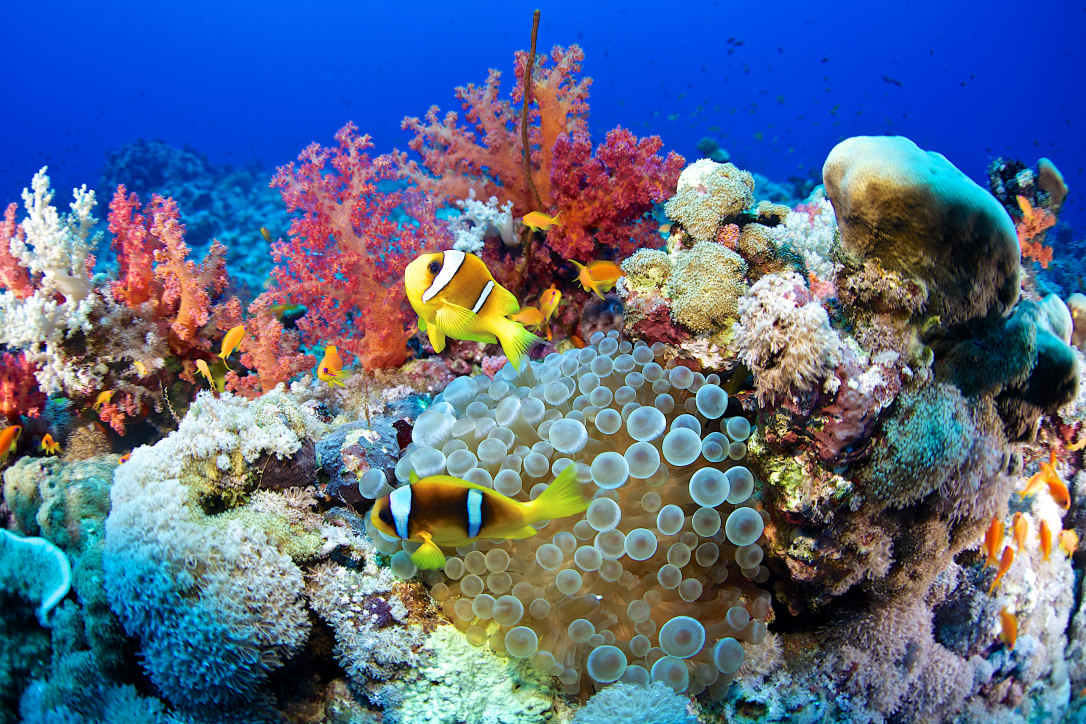
#> input picture image-processing/input/test3.jpg, 5428 x 3618 px (shown at 1/5 size); its folder holds only this picture in this run
$ python -i colour_correction.py   (imports and definitions only)
#> lines starting #> are read from the running program, lines starting #| are printed output that depends on the picture
import numpy as np
import cv2
from .guided_filter import GuidedFilter
from .config import CONFIG

# [99 lines that did not run here, left out]

>>> import cv2
>>> picture = cv2.imread('../input/test3.jpg', cv2.IMREAD_GRAYSCALE)
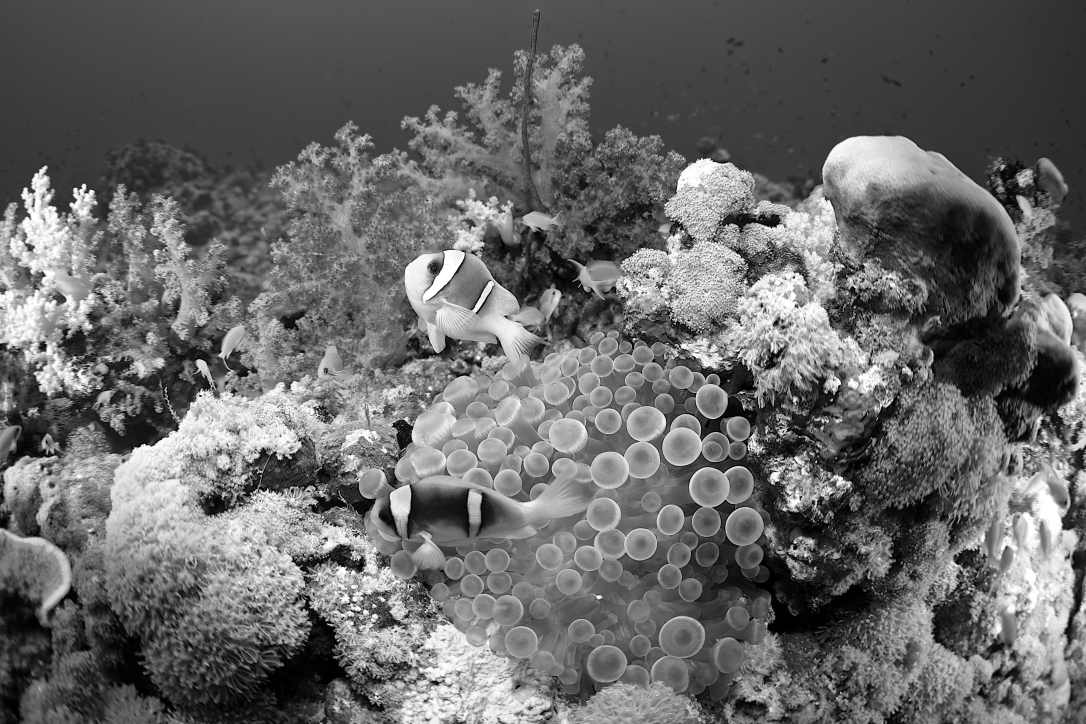
#> picture: shape (3618, 5428) (shown at 1/5 size); min 0, max 255, mean 104.4
#> (the run stopped early here; a loop or call above may not have finished)

$ run again, on image-processing/input/test1.png
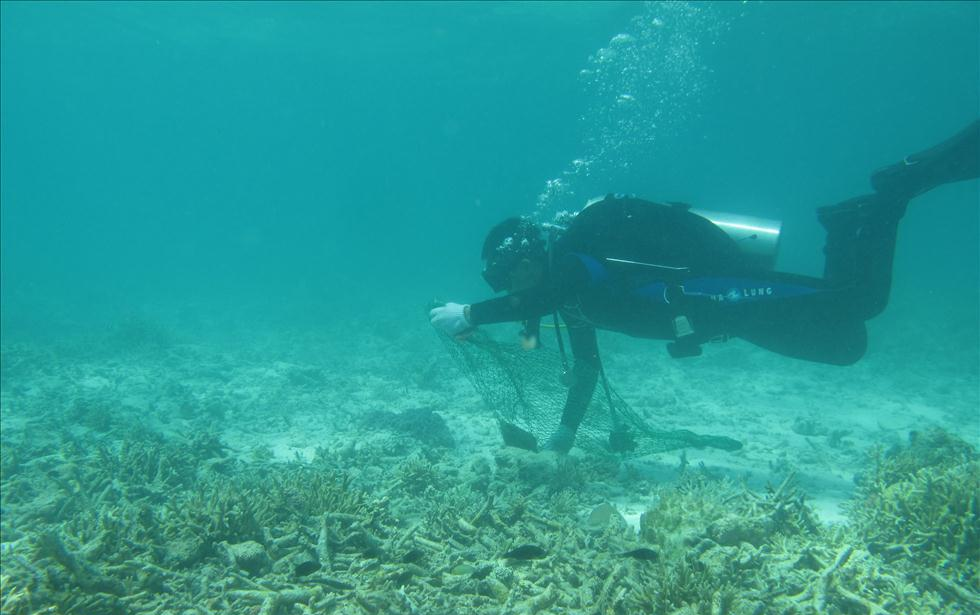
#> input picture image-processing/input/test1.png, 980 x 615 px
#> `picture = cv2.imread('../input/test3.jpg', cv2.IMREAD_GRAYSCALE)`:
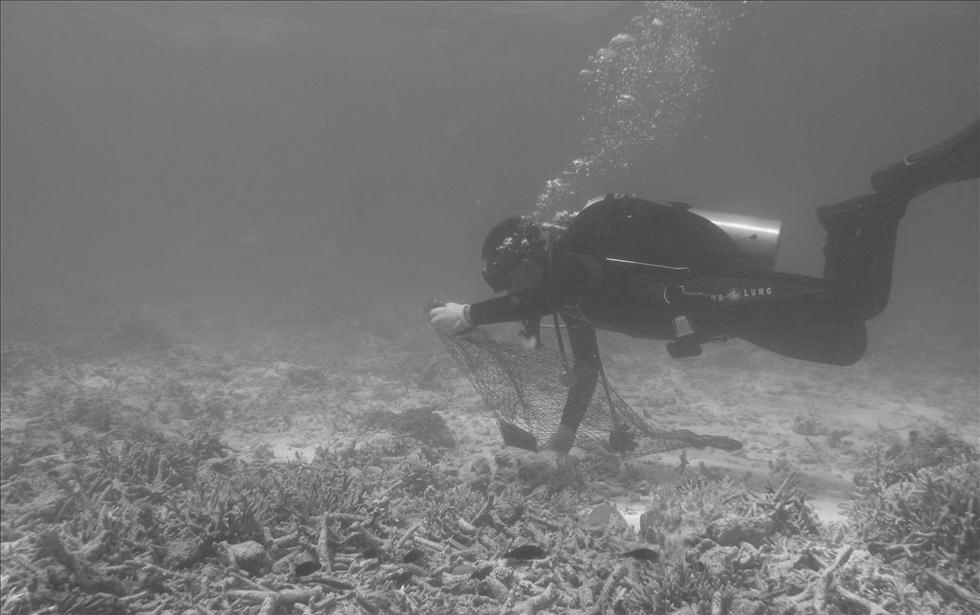
#> picture: shape (615, 980); min 54, max 249, mean 119.3

$ run again, on image-processing/input/test2.png
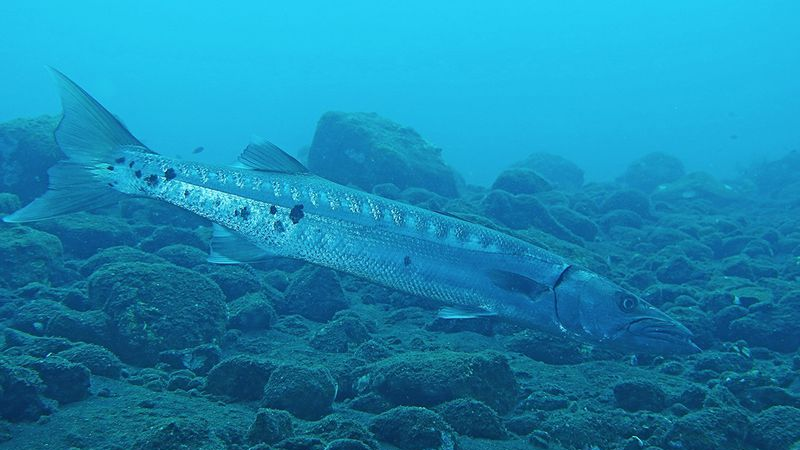
#> input picture image-processing/input/test2.png, 800 x 450 px
#> `picture = cv2.imread('../input/test3.jpg', cv2.IMREAD_GRAYSCALE)`:
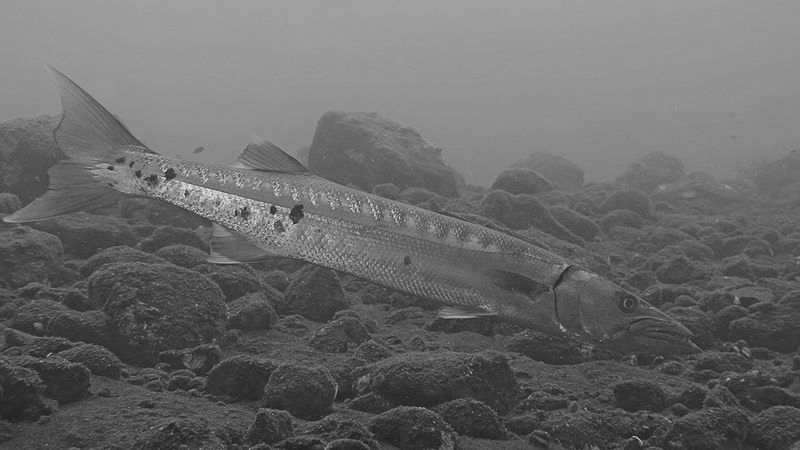
#> picture: shape (450, 800); min 26, max 230, mean 105.5
